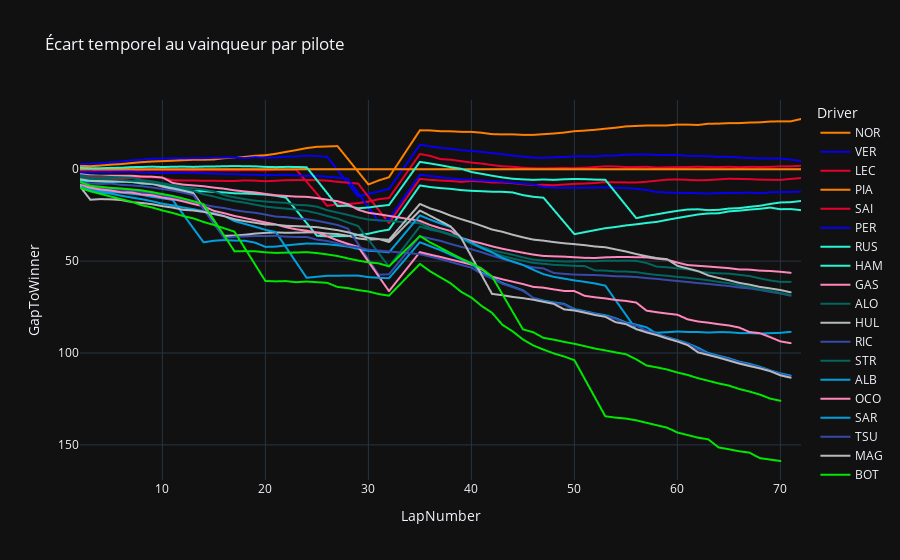

Write notebook code for a chart like this one.
### Code cell
# gap to winner
fig = px.line(driver_laps, x="LapNumber", y="GapToWinner", color="Driver",
              title="Écart temporel au vainqueur par pilote",
              template="plotly_dark", color_discrete_map=driver_colors)
fig.update_yaxes(autorange="reversed")
fig
